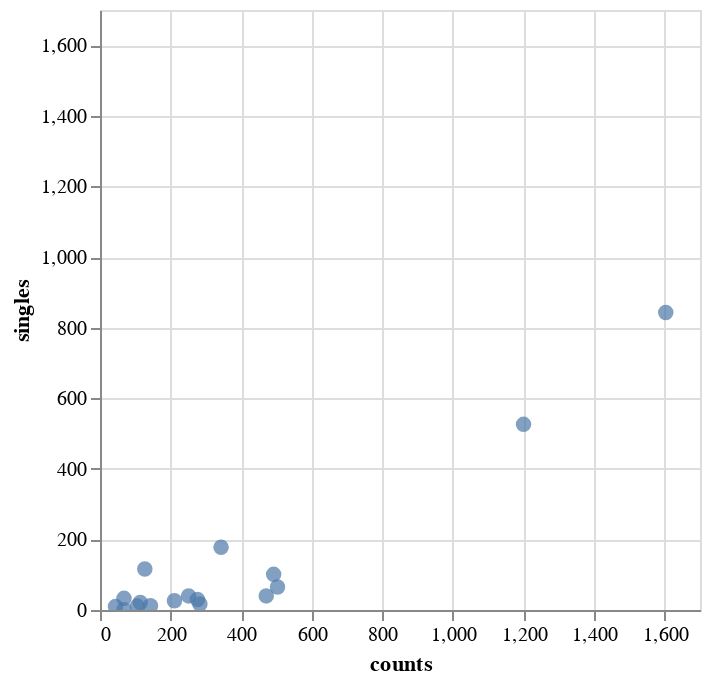

Write notebook code for a chart like this one.
### Code cell
import altair as alt
myscale = scale=alt.Scale(domain=[0, 1700])

alt.Chart(counts_and_singles).mark_circle(size=60).encode(
    x=alt.X('counts:Q', scale=myscale ),
    y=alt.Y('singles:Q', scale=myscale),
    tooltip=['genre', 'counts', 'singles']
# make the axis be on the same scale 
).interactive()

### Figure 1 — Vega-Lite specification as saved in the notebook (floating-point values rounded to 4 significant figures)
{"config": {"view": {"continuousWidth": 300, "continuousHeight": 300}}, "data": {"name": "data-9ecaaf6d4741c3d783c6095d4ca7f0ce"}, "mark": {"type": "circle", "size": 60}, "encoding": {"tooltip": [{"field": "genre", "type": "nominal"}, {"field": "counts", "type": "quantitative"}, {"field": "singles", "type": "quantitative"}], "x": {"field": "counts", "scale": {"domain": [0, 1700]}, "type": "quantitative"}, "y": {"field": "singles", "scale": {"domain": [0, 1700]}, "type": "quantitative"}}, "params": [{"name": "param_1", "select": {"type": "interval", "encodings": ["x", "y"]}, "bind": "scales"}], "$schema": "https://vega.github.io/schema/vega-lite/v5.15.1.json", "datasets": {"data-9ecaaf6d4741c3d783c6095d4ca7f0ce": [{"genre": "Action", "counts": 503, "singles": 65}, {"genre": "Adventure", "counts": 283, "singles": 17}, {"genre": "Children", "counts": 251, "singles": 40}, {"genre": "Comedy", "counts": 1200, "singles": 526}, {"genre": "Crime", "counts": 211, "singles": 26}, {"genre": "Documentary", "counts": 127, "singles": 116}, {"genre": "Drama", "counts": 1603, "singles": 843}, {"genre": "Fantasy", "counts": 68, "singles": 1}, {"genre": "Noir", "counts": 44, "singles": 10}, {"genre": "Horror", "counts": 343, "singles": 178}, {"genre": "Musical", "counts": 114, "singles": 21}, {"genre": "Mystery", "counts": 106, "singles": 11}, {"genre": "Romance", "counts": 471, "singles": 40}, {"genre": "SciFi", "counts": 276, "singles": 30}, {"genre": "Thriller", "counts": 492, "singles": 101}, {"genre": "War", "counts": 143, "singles": 12}, {"genre": "Western", "counts": 68, "singles": 33}]}}
